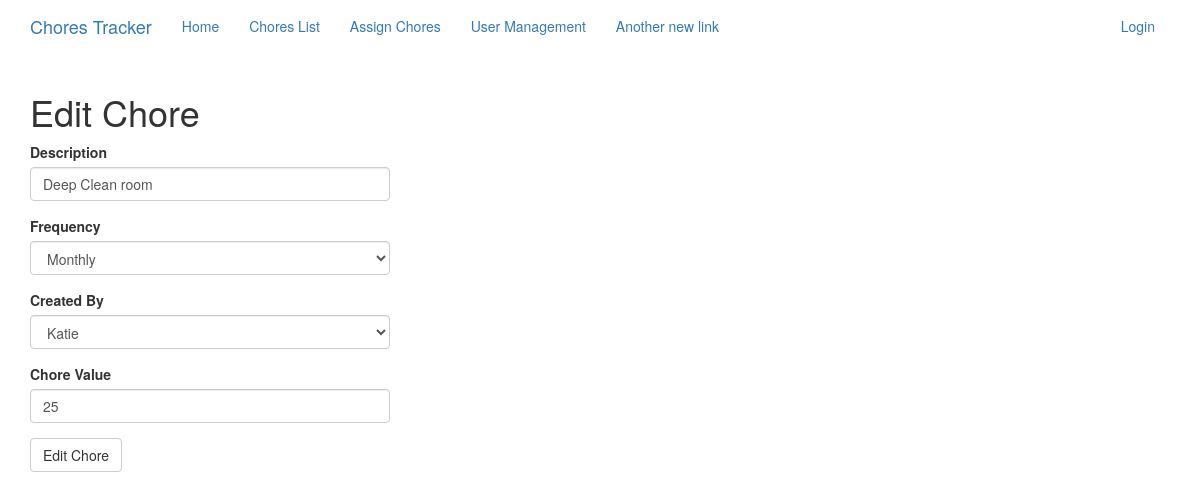
Before: /chore/6/edit with the older database file.
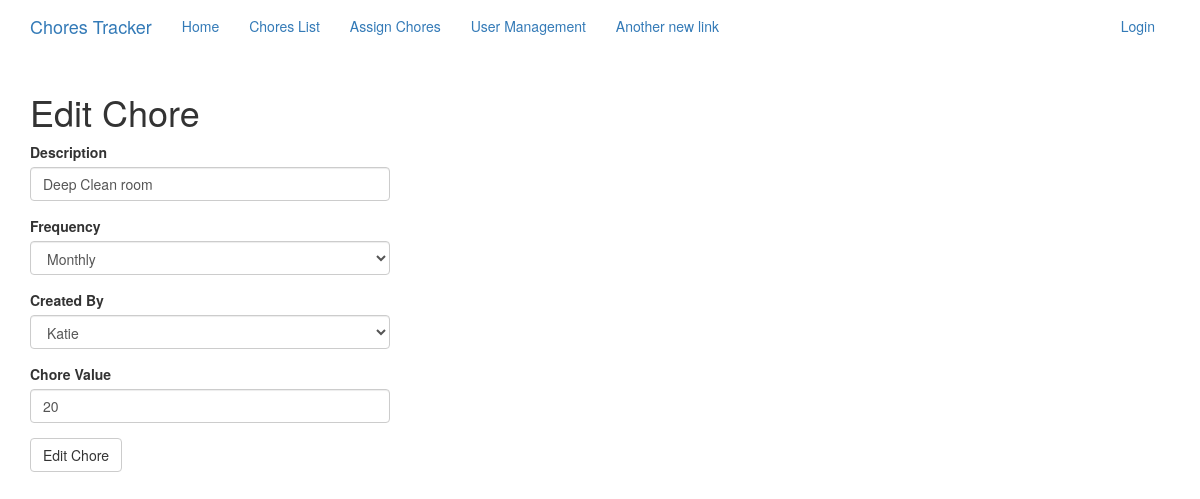
After: the same page with the newer database file.
### app/models.py (models this page shows, shortened)
class ChoreList(db.Model):
    id = db.Column(db.Integer, primary_key=True)
    description = db.Column(db.String(128))
    occurrence = db.Column(db.String(10))  # Daily, Weekly, Monthly, One_Off
    timestamp = db.Column(db.DateTime, index=True, default=datetime.utcnow)
    created_by_id = db.Column(db.Integer, db.ForeignKey('user.id'))
    assigned_chores = db.relationship('ChoreAssignments', backref='assignment_id')
    value = db.Column(db.Integer)

### app/routes.py (the view, shortened to what this page needs)
@app.route('/chore/<id>/edit', methods=['GET', 'POST'])
def chore_edit(id=None):
    chore = ChoreList.query.filter_by(id=id).first()
    form = EditChoreForm(obj=chore)
    print(form.errors)
    return render_template('edit_chore.html', title='Edit Chore', form=form)

### app/forms.py
class EditChoreForm(FlaskForm):
    description = StringField('Description', validators=[DataRequired()])
    occurrence = SelectField('Frequency', validators=[DataRequired()], choices=['Daily', 'Weekly', 'Monthly'])
    created_by = QuerySelectField(query_factory=user_parent_query,  validators=[DataRequired()],
                                  get_label='username')
    value = IntegerField('Chore Value', validators=[DataRequired(), NumberRange(0, 50, "Number between 0 and 50")])
    submit = SubmitField('Edit Chore')

### app/forms.py (called while the page is built)
def user_parent_query():
    return User.query.filter_by(user_type='Parent', is_active='Yes')

### app/models.py (called while the page is built)
    def __repr__(self):
        return '<user {}>'.format(self.username)

### app/templates/edit_chore.html
{% extends 'base.html' %}
{% import 'bootstrap/wtf.html' as wtf %}
{% block app_content %}
    <h1>Edit Chore</h1>
    <div class="row">
        <div class="col-md-4">
            {{ wtf.quick_form(form) }}
        </div>
    </div>
{% endblock %}

Changed rows visible on the page:
changed ChoreList "Deep Clean room": value "25" → "20"
